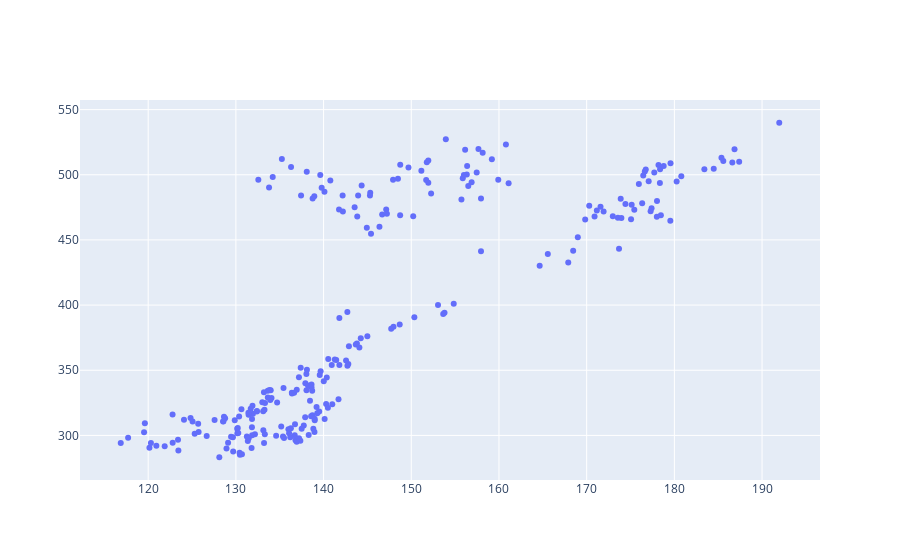

Notebook code cell kept with this figure:
### Code cell
fig = go.Figure()
fig.add_trace(go.Scatter(x=data2['Close'],
                         y=data3['Close'],
                         mode='markers'))
fig.show()

### Figure 1 — Plotly figure (JSON) as saved in the notebook; plotly's stock layout.template omitted (floating-point values rounded to 4 significant figures; data arrays with more than 128 entries replaced by an {"elided": "..."} marker saying what was removed)
{"data": [{"mode": "markers", "type": "scatter", "x": {"elided": "252 float values"}, "y": {"elided": "252 float values"}}], "layout": {}}
